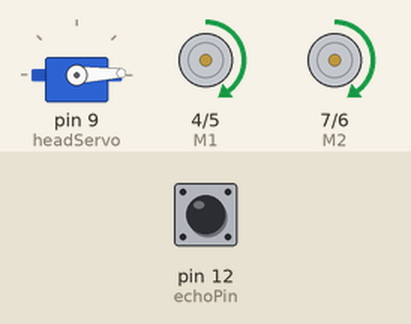
A sketch run on a simulated Arduino Leonardo, built with avr-gcc and run on an emulated ATmega32U4. Shown: servo, direction and speed pins drawn as motors (green arrow = direction pin HIGH = forward, orange = LOW = backward, longer = more drive). The test bench sets the inputs (shaded band); at power-on: pin 12 (echoPin) LOW.

Above: at 1.2 s.
1.3 s: pin 12 (echoPin) pulsed HIGH 2 times (0.12 s each, 0.3 s apart)
At 2.2 s:
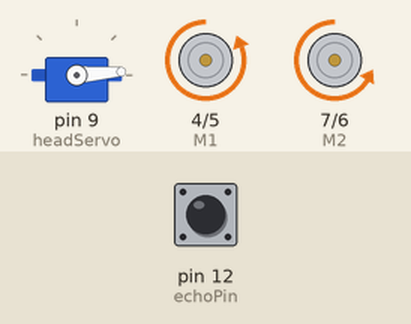
At 18.6 s:
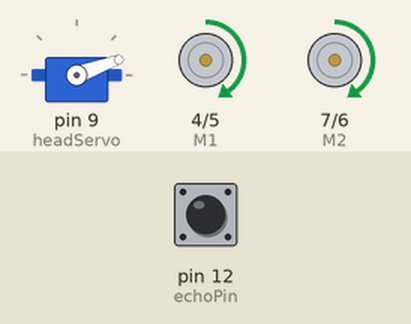
Timing chart, 0 to 20.3 s (numbered marks = the images above; inputs shaded):
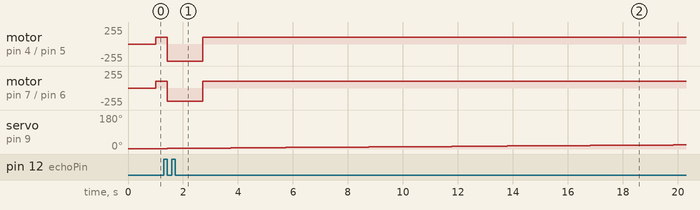

The sketch:

ExplorerController.ino
```cpp
// (licence header left out)
boolean obstacle = false;

#define trigPin 13
#define echoPin 12
#define led 8
#define led2 7

void Explore(){
  long duration, distance;
  digitalWrite(trigPin, LOW);  // Added this line
  delayMicroseconds(2); // Added this line
  digitalWrite(trigPin, HIGH);
//  delayMicroseconds(1000); - Removed this line
  delayMicroseconds(10); // Added this line
  digitalWrite(trigPin, LOW);
  duration = pulseIn(echoPin, HIGH);
  distance = (duration/2) / 29.1;

  // read distance index
  distance = (duration/2) / 29.1;


  // if distance outside 5 - 20 cm range
  if(distance>10){
    obstacle = false;
    advance (200,200);
  }
  else {
   if(distance<=1){
      back_off (100,100);
    }
   else{

obstacle = true;

      // turn depending on servo middle position (here 74)
      if(GetPosition() > GetMiddlePosition()){
        turn_R (200,200);

        // force servo to turn in the direction of the obstacle
        SetServoDirection(0);
      }
      else{
        turn_L (200,200);

        // force servo to turn in the direction of the obstacle
        SetServoDirection(1);
      }
    }
  }
}
```

HeadController.ino
```cpp
// (licence header left out)
#include <Servo.h>
// boolean obstacle = false;

const int headServo = 9;       // Head servo pin
const int servoLeft = 120;     // max servo position to look at left
const int servoRight = 20;     // max servo position to look at right

int servoPos;            // Servo position variable
int servoDirection = 0;  // used to revert direction 0 or 1
Servo myservo;           // head servo object

void initHead(){
  // attach servo
  myservo.attach(headServo);
}

int GetPosition(){
  return servoPos;
}

int GetMiddlePosition(){
  return (servoLeft-servoRight)/2;
}

void SetServoDirection(int dir){
  servoDirection = dir;
}

void MoveHead(){
  if(!obstacle){
    if(servoPos > 120)
      servoDirection = 1;

    if(servoPos < 20)
      servoDirection = 0;

    // increment servo position
    if(servoDirection == 0)
       servoPos++;
    else
       servoPos--;

    myservo.write(servoPos);
    delay(5);
  }
}
```

MotorController.ino
```cpp
// (licence header left out)
const int E1 = 5;     //M1 Speed Control
const int E2 = 6;     //M2 Speed Control
const int M1 = 4;     //M1 Direction Control
const int M2 = 7;     //M1 Direction Control

void initMotor(){
  // init motors
  int i;
  for(i=4;i<=7;i++)
    pinMode(i, OUTPUT);

  // init pins
  digitalWrite(E1,LOW);
  digitalWrite(E2,LOW);
}

void stop(void){                 //stop
  digitalWrite(E1,LOW);
  digitalWrite(E2,LOW);
}

void advance(char a,char b){           //forward
  analogWrite (E1,a);             //PWM speed control
  digitalWrite(M1,LOW);
  analogWrite (E2,b);
  digitalWrite(M2,LOW);
}
void back_off (char a,char b) {          //back
  analogWrite (E1,a);
  digitalWrite(M1,HIGH);
  analogWrite (E2,b);
  digitalWrite(M2,HIGH);
}
void turn_L (char a,char b) {           //turn left
  analogWrite (E1,a);
  digitalWrite(M1,LOW);
  analogWrite (E2,b);
  digitalWrite(M2,HIGH);
}
void turn_R (char a,char b) {           //turn right
  analogWrite (E1,a);
  digitalWrite(M1,HIGH);
  analogWrite (E2,b);
  digitalWrite(M2,LOW);
}
```

RoverCommander.ino
```cpp
// (licence header left out)
// boolean obstacle = false; true when an obstacle is detected within a particular range

void setup(void)
{


  // init communication
  Serial.begin(9600);      // Communication via USB
  Serial1.begin(9600);     // Communication via Bluetooth or whatever on Serial1

  initHead();
  initMotor();
}

void loop(void)
{

    MoveHead();

    // explore algorythm
    Explore();

    // stability ??
    delay(1);

}
```

SerialController.ino
```cpp
// (licence header left out)
boolean listening = false ;

boolean Listen(){


  if(Serial1.available()){
    char val = Serial1.read();
    if(val != -1)
    {
      switch(val)
      {
      case 'z'://Move Forward
        advance (255,255);   //move forward in max speed
        Serial1.println("Moving forward");
        break;
      case 's'://Move Backward
        back_off (255,255);   //move back in max speed
        Serial1.println("Moving backward");
        break;
      case 'q'://Turn Left
        turn_L (255,255);
        Serial1.println("Turning left");
        break;
      case 'd'://Turn Right
        turn_R (255,255);
        Serial1.println("Turning right");
        break;
      case 'h':
        Serial1.println("Hello");
        break;
      case 'x':
        stop();
        Serial1.println("Stoping roaming");
        listening = true;
        break;
      case 'r':
        stop();
        listening = false;
        Serial1.println("Begin roaming");
        break;

      }
    }
    else{
      stop();
      Serial1.println("Stop !");
    }
  }

  return listening;
}
```

Measured:
- after the input at 1.3 s, motor on pin 4 (M1) / pin 5 (E1): forward 100/255 → backward 255/255 after 0.12 s, → forward 100/255 1.3 s later; motor on pin 7 (M2) / pin 6 (E2): forward 100/255 → backward 200/255 after 0.12 s, → forward 100/255 1.3 s later
